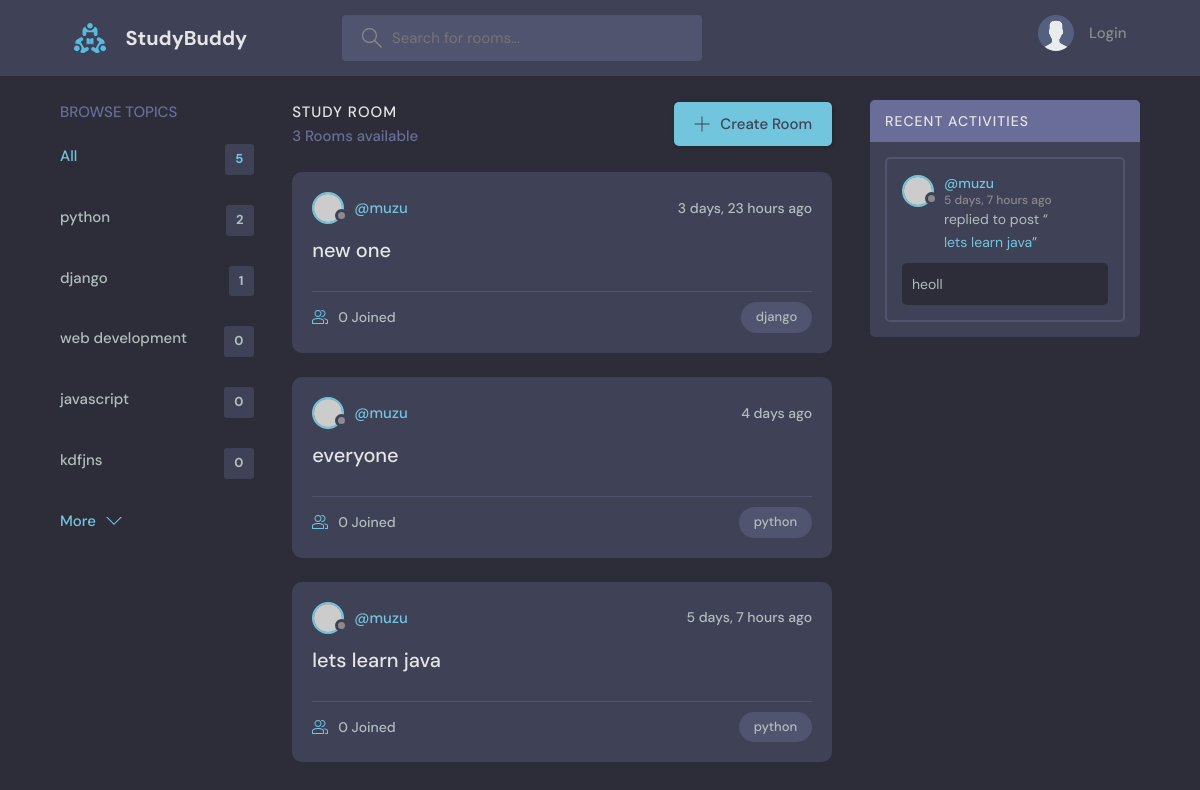
/, run on an earlier commit of the app's database.
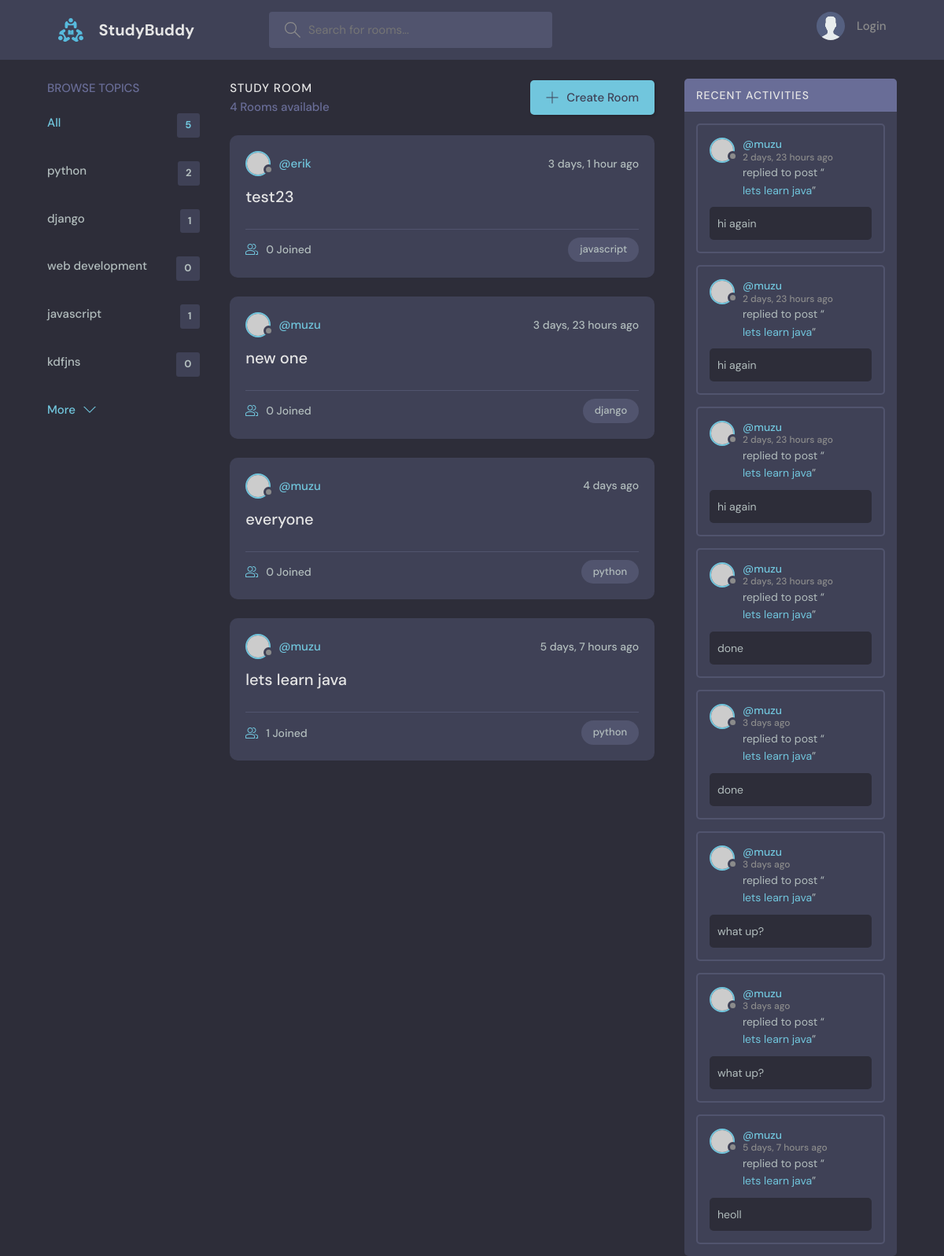
And on a later commit of the database.
### base/models.py (models this page shows, shortened)
class Topic(models.Model):
    name = models.CharField(max_length=200)

class Room(models.Model):
    host = models.ForeignKey(User, on_delete=models.SET_NULL, null=True)
    topic = models.ForeignKey(Topic, on_delete=models.SET_NULL, null=True)
    name = models.CharField(max_length=200)
    description = models.TextField(null=True,blank=True)
    participants = models.ManyToManyField(User,related_name='participants',blank=True)
    updated = models.DateTimeField(auto_now=True)
    created = models.DateTimeField(auto_now_add=True)
    class Meta:
        ordering = ['-updated', '-created'] # order of the posted field
    def __str__(self):
        return self.name

class Message(models.Model): # this class is store message of users
    user = models.ForeignKey(User, on_delete=models.CASCADE)
    room = models.ForeignKey(Room, on_delete=models.CASCADE) # it can be set SET_NULL (it will set null and data remain in server) value instead of CASCADE (delete everything from the server)
    body = models.TextField()
    updated = models.DateTimeField(auto_now=True)
    created = models.DateTimeField(auto_now_add=True)
    class Meta:
        ordering = ['-updated', '-created'] # order of the posted field

### base/views.py (the view)
# urls.py: 2. Add a URL to urlpatterns:  path('', views.home, name='home')
def home(request):
    q = request.GET.get('q') if request.GET.get('q') != None else '' # used for search rooms
    rooms = Room.objects.filter(
        Q(topic__name__icontains=q) |
        Q(name__icontains=q) |
        Q(description__icontains=q))
    topics = Topic.objects.all() # to take all the topic
    room_count = rooms.count() # for counting rooms
    room_messages = Message.objects.filter(Q(room__topic__name__icontains=q))
    context = {'rooms': rooms,'topics':topics,'room_count':room_count,
                 'room_messages':room_messages} #sending data to website
    return render(request, 'base/home.html', context)

### base/templates/base/home.html (shortened to what this page needs)
{% extends 'main.html' %}
{% block content %}
<main class="layout layout--3">
  <div class="container">
    {% include 'base/topic_component.html' %}
    <div class="roomList">
      <div class="roomList__header">
        <div>
          <h2>Study Room</h2>
          <p>{{room_count}} Rooms available</p>
        </div>
        <a class="btn btn--main" href="create-room.html">
          <svg version="1.1" xmlns="http://www.w3.org/2000/svg" width="32" height="32" viewBox="0 0 32 32">
            <title>add</title>
            <path
              d="M16.943 0.943h-1.885v14.115h-14.115v1.885h14.115v14.115h1.885v-14.115h14.115v-1.885h-14.115v-14.115z">
            </path>
          </svg>
          Create Room
        </a>
      </div>
      {% include 'base/feed_component.html' %}
    </div>
    {% include 'base/activity_component.html' %}
  </div>
</main>
{% endblock %}

### base/templates/base/topic_component.html
<div class="topics">
    <div class="topics__header">
        <h2>Browse Topics</h2>
    </div>
    <ul class="topics__list">
        <li>
            <a href="{% url 'home' %}" class="active">All <span>{{topics.count}}</span></a>
        </li>
        {% for topic in topics %}
        <li>
            <a href="{% url 'home' %}?q={{topic.name}}">{{topic.name}} <span>{{topic.room_set.all.count}}</span></a>
        </li>
        {% endfor %}
    </ul>
    <a class="btn btn--link" href="topics.html">
        More
        <svg version="1.1" xmlns="http://www.w3.org/2000/svg" width="32" height="32" viewBox="0 0 32 32">
            <title>chevron-down</title>
            <path d="M16 21l-13-13h-3l16 16 16-16h-3l-13 13z"></path>
        </svg>
    </a>
</div>

### base/templates/base/feed_component.html (shortened to what this page needs)
{% for room in rooms %}
<div class="roomListRoom">
  <div class="roomListRoom__header">
    <a href="{% url 'user-profile' room.host.id %}" class="roomListRoom__author">
      <div class="avatar avatar--small">
        <img src="https://randomuser.me/api/portraits/women/11.jpg" />
      </div>
      <span>@{{room.host.username}}</span>
    </a>
    <div class="roomListRoom__actions">
      <span>{{ room.created|timesince }} ago</span>
    </div>
  </div>
  <div class="roomListRoom__content">
    <a href="{% url 'room' room.id %}">{{room.name}}</a>
  </div>
  <div class="roomListRoom__meta">
    <a href="{% url 'room' room.id %}" class="roomListRoom__joined">
      {{room.participants.all.count}} Joined
    </a>
    <p class="roomListRoom__topic">{{room.topic.name}}</p>
  </div>
</div>
{% endfor %}

### base/templates/base/activity_component.html (shortened to what this page needs)
<div class="activities">
  <div class="activities__header">
    <h2>Recent Activities</h2>
  </div>
  {% for message in room_messages %}
  <div class="activities__box">
    <div class="activities__boxHeader roomListRoom__header">
      <a href="{% url 'user-profile' message.user.id %}" class="roomListRoom__author">
        <div class="avatar avatar--small">
          <img src="https://randomuser.me/api/portraits/women/11.jpg" />
        </div>
        <p>
          @{{message.user}}
          <span>{{message.created|timesince}} ago</span>
        </p>
      </a>
    </div>
    <div class="activities__boxContent">
      <p>replied to post “<a href="{% url 'room' message.room.id %}">{{message.room}}</a>”</p>
      <div class="activities__boxRoomContent">
       {{message.body}}
      </div>
    </div>
  </div>
  {% endfor %}
</div>

What changed in the data, as far as the page shows it:
computed for Topic "javascript": room_set.all.count "0" → "1"
added Room: host.username "erik", created "3 days, 1 hour", name "test23", participants.all.count "0", topic.name "javascript"
computed for Room "lets learn java": participants.all.count "0" → "1"
added Message: user "muzu", created "2 days, 23 hours", room "lets learn java", body "hi again"
added Message: user "muzu", created "2 days, 23 hours", room "lets learn java", body "hi again"
added Message: user "muzu", created "2 days, 23 hours", room "lets learn java", body "hi again"
added Message: user "muzu", created "2 days, 23 hours", room "lets learn java", body "done"
added Message: user "muzu", created "3 days", room "lets learn java", body "done"
added Message: user "muzu", created "3 days", room "lets learn java", body "what up?"
added Message: user "muzu", created "3 days", room "lets learn java", body "what up?"
Also different on the page:
{{ room_count }}: "3" → "4"
